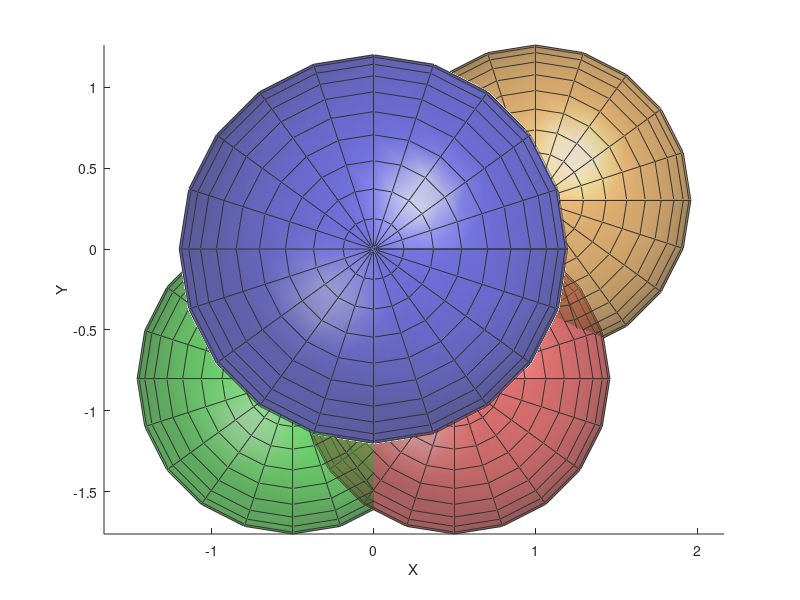

Write MATLAB code to recreate this figure.
[X,Y,Z] = sphere;

figure
surface(1.2*X,1.2*Y,1.2*Z,'FaceColor', [0.3 0.3 1],'FaceAlpha',0.5,'FaceLighting','gouraud','EdgeColor',[0.2,0.2,0.2])
axis equal

hold on
r = 0.8;
X2 = X * r;
Y2 = Y * r;
Z2 = Z * r;

surf(1.2*X2+0.5,1.2*Y2-0.8,Z2-0.7,'FaceColor', [1 0.3 0.3],'FaceAlpha',0.5,'FaceLighting','gouraud','EdgeColor',[0.2,0.2,0.2])

hold on
r = 0.8;
X2 = X * r;
Y2 = Y * r;
Z2 = Z * r;

surf(1.2*X2-0.5,1.2*Y2-0.8,Z2-0.7,'FaceColor', [0.3 1 0.3],'FaceAlpha',0.5,'FaceLighting','gouraud','EdgeColor',[0.2,0.2,0.2])

hold on
r = 0.8;
X2 = X * r;
Y2 = Y * r;
Z2 = Z * r;

surf(1.2*X2+1.0,1.2*Y2+0.3,Z2-0.7,'FaceColor', [1 0.7 0.3],'FaceAlpha',0.5,'FaceLighting','gouraud','EdgeColor',[0.2,0.2,0.2])


xlabel('X')
ylabel('Y')
zlabel('Z')
camlight